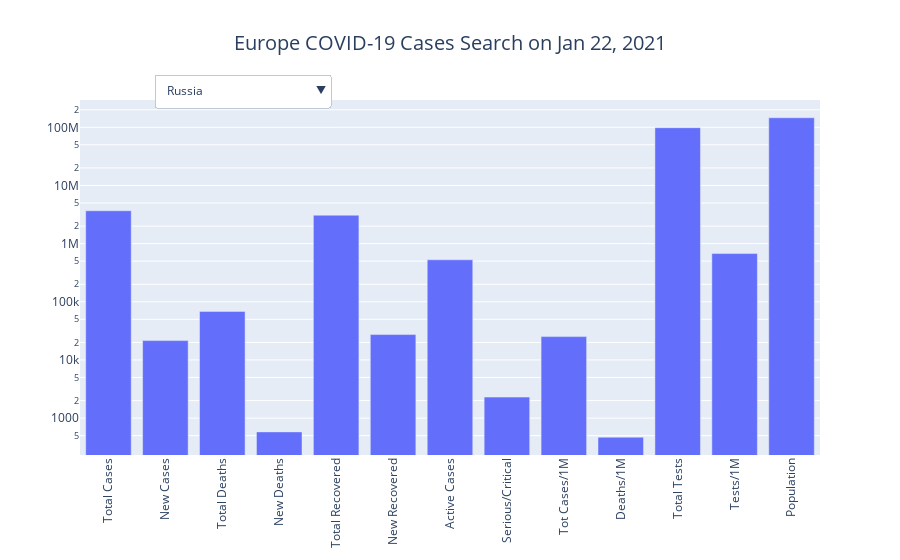

Notebook code for this chart:
### Code cell
country_visualization('Europe')

### Figure 1 — Plotly figure (JSON) as saved in the notebook; plotly's stock layout.template omitted (floating-point values rounded to 4 significant figures; data arrays with more than 128 entries replaced by an {"elided": "..."} marker saying what was removed)
{"data": [{"name": "Russia", "type": "bar", "visible": true, "x": ["Total Cases", "New Cases", "Total Deaths", "New Deaths", "Total Recovered", "New Recovered", "Active Cases", "Serious/Critical", "Tot Cases/1M", "Deaths/1M", "Total Tests", "Tests/1M", "Population"], "y": [3677352, 21513, 68412, 580, 3081536, 27318, 527404, 2300, 25193, 469, 98500000, 674797, 145969720]}, {"name": "UK", "type": "bar", "visible": false, "x": ["Total Cases", "New Cases", "Total Deaths", "New Deaths", "Total Recovered", "New Recovered", "Active Cases", "Serious/Critical", "Tot Cases/1M", "Deaths/1M", "Total Tests", "Tests/1M", "Population"], "y": [3583907, 40261, 95981, 1401, 1600622, 13915, 1887304, 3960, 52638, 1410, 67231066, 987438, 68086356]}, {"name": "France", "type": "bar", "visible": false, "x": ["Total Cases", "New Cases", "Total Deaths", "New Deaths", "Total Recovered", "New Recovered", "Active Cases", "Serious/Critical", "Tot Cases/1M", "Deaths/1M", "Total Tests", "Tests/1M", "Population"], "y": [3011257, 23292, 72647, 429, 215822, 1284, 2722788, 2912, 46076, 1112, 41226104, 630804, 65354806]}, {"name": "Spain", "type": "bar", "visible": false, "x": ["Total Cases", "New Cases", "Total Deaths", "New Deaths", "Total Recovered", "New Recovered", "Active Cases", "Serious/Critical", "Tot Cases/1M", "Deaths/1M", "Total Tests", "Tests/1M", "Population"], "y": [2603472, 42885, 55441, 400, 0, 0, 0, 3908, 55671, 1186, 30165217, 645039, 46764982]}, {"name": "Italy", "type": "bar", "visible": false, "x": ["Total Cases", "New Cases", "Total Deaths", "New Deaths", "Total Recovered", "New Recovered", "Active Cases", "Serious/Critical", "Tot Cases/1M", "Deaths/1M", "Total Tests", "Tests/1M", "Population"], "y": [2441854, 13633, 84674, 472, 1855127, 27676, 502053, 2390, 40420, 1402, 30431493, 503735, 60411677]}, {"name": "Germany", "type": "bar", "visible": false, "x": ["Total Cases", "New Cases", "Total Deaths", "New Deaths", "Total Recovered", "New Recovered", "Active Cases", "Serious/Critical", "Tot Cases/1M", "Deaths/1M", "Total Tests", "Tests/1M", "Population"], "y": [2125261, 16366, 52020, 869, 1780200, 18000, 293041, 4787, 25320, 620, 37449922, 446180, 83934640]}, {"name": "Poland", "type": "bar", "visible": false, "x": ["Total Cases", "New Cases", "Total Deaths", "New Deaths", "Total Recovered", "New Recovered", "Active Cases", "Serious/Critical", "Tot Cases/1M", "Deaths/1M", "Total Tests", "Tests/1M", "Population"], "y": [1464557, 6749, 34907, 345, 1215732, -1, 213918, 1489, 38721, 923, 8238988, 217829, 37823235]}, {"name": "Ukraine", "type": "bar", "visible": false, "x": ["Total Cases", "New Cases", "Total Deaths", "New Deaths", "Total Recovered", "New Recovered", "Active Cases", "Serious/Critical", "Tot Cases/1M", "Deaths/1M", "Total Tests", "Tests/1M", "Population"], "y": [1182969, 5348, 21662, 163, 928969, 14239, 232338, 177, 27142, 497, 6057828, 138988, 43585176]}, {"name": "Netherlands", "type": "bar", "visible": false, "x": ["Total Cases", "New Cases", "Total Deaths", "New Deaths", "Total Recovered", "New Recovered", "Active Cases", "Serious/Critical", "Tot Cases/1M", "Deaths/1M", "Total Tests", "Tests/1M", "Population"], "y": [938628, 5744, 13422, 85, 0, 0, 0, 674, 54711, 782, 6970400, 406290, 17156211]}, {"name": "Czechia", "type": "bar", "visible": false, "x": ["Total Cases", "New Cases", "Total Deaths", "New Deaths", "Total Recovered", "New Recovered", "Active Cases", "Serious/Critical", "Tot Cases/1M", "Deaths/1M", "Total Tests", "Tests/1M", "Population"], "y": [924938, 7509, 15208, 132, 807836, 493, 101894, 1044, 86280, 1419, 5710638, 532701, 10720166]}, {"name": "Romania", "type": "bar", "visible": false, "x": ["Total Cases", "New Cases", "Total Deaths", "New Deaths", "Total Recovered", "New Recovered", "Active Cases", "Serious/Critical", "Tot Cases/1M", "Deaths/1M", "Total Tests", "Tests/1M", "Population"], "y": [706475, 2699, 17628, 74, 645923, 4635, 42924, 997, 36863, 920, 5268464, 274899, 19165090]}, {"name": "Belgium", "type": "bar", "visible": false, "x": ["Total Cases", "New Cases", "Total Deaths", "New Deaths", "Total Recovered", "New Recovered", "Active Cases", "Serious/Critical", "Tot Cases/1M", "Deaths/1M", "Total Tests", "Tests/1M", "Population"], "y": [686827, 2571, 20620, 48, 47675, 160, 618532, 337, 59118, 1775, 7773240, 669070, 11617976]}, {"name": "Portugal", "type": "bar", "visible": false, "x": ["Total Cases", "New Cases", "Total Deaths", "New Deaths", "Total Recovered", "New Recovered", "Active Cases", "Serious/Critical", "Tot Cases/1M", "Deaths/1M", "Total Tests", "Tests/1M", "Population"], "y": [609136, 13987, 9920, 234, 441556, 7319, 157660, 715, 59837, 974, 6722120, 660331, 10179925]}, {"name": "Sweden", "type": "bar", "visible": false, "x": ["Total Cases", "New Cases", "Total Deaths", "New Deaths", "Total Recovered", "New Recovered", "Active Cases", "Serious/Critical", "Tot Cases/1M", "Deaths/1M", "Total Tests", "Tests/1M", "Population"], "y": [547166, -1, 11005, 31, 0, 0, 0, 303, 53990, 1086, 4916367, 485106, 10134622]}, {"name": "Switzerland", "type": "bar", "visible": false, "x": ["Total Cases", "New Cases", "Total Deaths", "New Deaths", "Total Recovered", "New Recovered", "Active Cases", "Serious/Critical", "Tot Cases/1M", "Deaths/1M", "Total Tests", "Tests/1M", "Population"], "y": [509279, 2156, 9034, 63, 317600, -1, 182645, 312, 58604, 1040, 4135714, 475909, 8690134]}, {"name": "Austria", "type": "bar", "visible": false, "x": ["Total Cases", "New Cases", "Total Deaths", "New Deaths", "Total Recovered", "New Recovered", "Active Cases", "Serious/Critical", "Tot Cases/1M", "Deaths/1M", "Total Tests", "Tests/1M", "Population"], "y": [401886, 2088, 7330, 42, 378408, 2048, 16148, 331, 44480, 811, 4156075, 459984, 9035260]}, {"name": "Serbia", "type": "bar", "visible": false, "x": ["Total Cases", "New Cases", "Total Deaths", "New Deaths", "Total Recovered", "New Recovered", "Active Cases", "Serious/Critical", "Tot Cases/1M", "Deaths/1M", "Total Tests", "Tests/1M", "Population"], "y": [380802, 1709, 3849, 19, 31536, -1, 345417, 161, 43683, 442, 2527514, 289936, 8717490]}, {"name": "Hungary", "type": "bar", "visible": false, "x": ["Total Cases", "New Cases", "Total Deaths", "New Deaths", "Total Recovered", "New Recovered", "Active Cases", "Serious/Critical", "Tot Cases/1M", "Deaths/1M", "Total Tests", "Tests/1M", "Population"], "y": [356973, 1311, 11811, 98, 237362, 2086, 107800, 274, 37005, 1224, 3018389, 312900, 9646506]}, {"name": "Belarus", "type": "bar", "visible": false, "x": ["Total Cases", "New Cases", "Total Deaths", "New Deaths", "Total Recovered", "New Recovered", "Active Cases", "Serious/Critical", "Tot Cases/1M", "Deaths/1M", "Total Tests", "Tests/1M", "Population"], "y": [234111, 1813, 1628, 9, 218831, 2087, 13652, -1, 24780, 172, 4330509, 458373, 9447571]}, {"name": "Slovakia", "type": "bar", "visible": false, "x": ["Total Cases", "New Cases", "Total Deaths", "New Deaths", "Total Recovered", "New Recovered", "Active Cases", "Serious/Critical", "Tot Cases/1M", "Deaths/1M", "Total Tests", "Tests/1M", "Population"], "y": [233027, 1785, 3894, 93, 183942, 2813, 45191, 578, 42670, 713, 1658408, 303675, 5461132]}, {"name": "Croatia", "type": "bar", "visible": false, "x": ["Total Cases", "New Cases", "Total Deaths", "New Deaths", "Total Recovered", "New Recovered", "Active Cases", "Serious/Critical", "Tot Cases/1M", "Deaths/1M", "Total Tests", "Tests/1M", "Population"], "y": [227969, 643, 4770, 32, 219878, 796, 3321, 145, 55725, 1166, 1144819, 279842, 4090949]}, {"name": "Bulgaria", "type": "bar", "visible": false, "x": ["Total Cases", "New Cases", "Total Deaths", "New Deaths", "Total Recovered", "New Recovered", "Active Cases", "Serious/Critical", "Tot Cases/1M", "Deaths/1M", "Total Tests", "Tests/1M", "Population"], "y": [214430, 566, 8799, 58, 178602, 1248, 27029, 284, 30992, 1272, 1311036, 189488, 6918840]}, {"name": "Denmark", "type": "bar", "visible": false, "x": ["Total Cases", "New Cases", "Total Deaths", "New Deaths", "Total Recovered", "New Recovered", "Active Cases", "Serious/Critical", "Tot Cases/1M", "Deaths/1M", "Total Tests", "Tests/1M", "Population"], "y": [193038, 773, 1941, 32, 177550, 1547, 13547, 130, 33261, 334, 12431739, 2142046, 5803674]}, {"name": "Ireland", "type": "bar", "visible": false, "x": ["Total Cases", "New Cases", "Total Deaths", "New Deaths", "Total Recovered", "New Recovered", "Active Cases", "Serious/Critical", "Tot Cases/1M", "Deaths/1M", "Total Tests", "Tests/1M", "Population"], "y": [184279, 2357, 2870, 52, 23364, -1, 158045, 218, 37088, 578, 2900940, 583848, 4968657]}, {"name": "Lithuania", "type": "bar", "visible": false, "x": ["Total Cases", "New Cases", "Total Deaths", "New Deaths", "Total Recovered", "New Recovered", "Active Cases", "Serious/Critical", "Tot Cases/1M", "Deaths/1M", "Total Tests", "Tests/1M", "Population"], "y": [174850, 1036, 2591, 37, 114925, 1561, 57334, 172, 64742, 959, 1850397, 685151, 2700715]}, {"name": "Slovenia", "type": "bar", "visible": false, "x": ["Total Cases", "New Cases", "Total Deaths", "New Deaths", "Total Recovered", "New Recovered", "Active Cases", "Serious/Critical", "Tot Cases/1M", "Deaths/1M", "Total Tests", "Tests/1M", "Population"], "y": [155752, 1446, 3309, 25, 133428, 2051, 19015, 186, 74913, 1592, 769373, 370051, 2079099]}, {"name": "Moldova", "type": "bar", "visible": false, "x": ["Total Cases", "New Cases", "Total Deaths", "New Deaths", "Total Recovered", "New Recovered", "Active Cases", "Serious/Critical", "Tot Cases/1M", "Deaths/1M", "Total Tests", "Tests/1M", "Population"], "y": [155302, 514, 3332, 17, 145831, 663, 6139, 226, 38549, 827, 606919, 150650, 4028672]}, {"name": "Greece", "type": "bar", "visible": false, "x": ["Total Cases", "New Cases", "Total Deaths", "New Deaths", "Total Recovered", "New Recovered", "Active Cases", "Serious/Critical", "Tot Cases/1M", "Deaths/1M", "Total Tests", "Tests/1M", "Population"], "y": [151041, 562, 5598, 28, 139168, 420, 6275, 288, 14531, 539, 3930631, 378153, 10394280]}, {"name": "Bosnia and Herzegovina", "type": "bar", "visible": false, "x": ["Total Cases", "New Cases", "Total Deaths", "New Deaths", "Total Recovered", "New Recovered", "Active Cases", "Serious/Critical", "Tot Cases/1M", "Deaths/1M", "Total Tests", "Tests/1M", "Population"], "y": [119420, 214, 4555, 19, 90691, 809, 24174, -1, 36528, 1393, 575996, 176185, 3269277]}, {"name": "North Macedonia", "type": "bar", "visible": false, "x": ["Total Cases", "New Cases", "Total Deaths", "New Deaths", "Total Recovered", "New Recovered", "Active Cases", "Serious/Critical", "Tot Cases/1M", "Deaths/1M", "Total Tests", "Tests/1M", "Population"], "y": [90124, 307, 2768, 14, 76045, 658, 11311, 138, 43260, 1329, 439121, 210779, 2083326]}, {"name": "Albania", "type": "bar", "visible": false, "x": ["Total Cases", "New Cases", "Total Deaths", "New Deaths", "Total Recovered", "New Recovered", "Active Cases", "Serious/Critical", "Tot Cases/1M", "Deaths/1M", "Total Tests", "Tests/1M", "Population"], "y": [70655, 739, 1303, 7, 42895, 469, 26457, 39, 24567, 453, 323375, 112438, 2876025]}, {"name": "Norway", "type": "bar", "visible": false, "x": ["Total Cases", "New Cases", "Total Deaths", "New Deaths", "Total Recovered", "New Recovered", "Active Cases", "Serious/Critical", "Tot Cases/1M", "Deaths/1M", "Total Tests", "Tests/1M", "Population"], "y": [60565, 306, 544, -1, 49835, -1, 10186, 41, 11123, 100, 3259678, 598653, 5445018]}, {"name": "Latvia", "type": "bar", "visible": false, "x": ["Total Cases", "New Cases", "Total Deaths", "New Deaths", "Total Recovered", "New Recovered", "Active Cases", "Serious/Critical", "Tot Cases/1M", "Deaths/1M", "Total Tests", "Tests/1M", "Population"], "y": [59586, 876, 1076, 19, 46981, 4028, 11529, 95, 31790, 574, 1091257, 582199, 1874372]}, {"name": "Montenegro", "type": "bar", "visible": false, "x": ["Total Cases", "New Cases", "Total Deaths", "New Deaths", "Total Recovered", "New Recovered", "Active Cases", "Serious/Critical", "Tot Cases/1M", "Deaths/1M", "Total Tests", "Tests/1M", "Population"], "y": [57482, 484, 765, 3, 48571, 597, 8146, 68, 91516, 1218, 215765, 343514, 628111]}, {"name": "Luxembourg", "type": "bar", "visible": false, "x": ["Total Cases", "New Cases", "Total Deaths", "New Deaths", "Total Recovered", "New Recovered", "Active Cases", "Serious/Critical", "Tot Cases/1M", "Deaths/1M", "Total Tests", "Tests/1M", "Population"], "y": [49438, 119, 562, -1, 46656, 157, 2220, 14, 78267, 890, 1828776, 2895195, 631659]}, {"name": "Finland", "type": "bar", "visible": false, "x": ["Total Cases", "New Cases", "Total Deaths", "New Deaths", "Total Recovered", "New Recovered", "Active Cases", "Serious/Critical", "Tot Cases/1M", "Deaths/1M", "Total Tests", "Tests/1M", "Population"], "y": [41915, 350, 644, 6, 31000, -1, 10271, 24, 7558, 116, 2699723, 486826, 5545566]}, {"name": "Estonia", "type": "bar", "visible": false, "x": ["Total Cases", "New Cases", "Total Deaths", "New Deaths", "Total Recovered", "New Recovered", "Active Cases", "Serious/Critical", "Tot Cases/1M", "Deaths/1M", "Total Tests", "Tests/1M", "Population"], "y": [39697, 486, 358, 4, 29167, 424, 10172, 45, 29914, 270, 731562, 551274, 1327038]}, {"name": "Malta", "type": "bar", "visible": false, "x": ["Total Cases", "New Cases", "Total Deaths", "New Deaths", "Total Recovered", "New Recovered", "Active Cases", "Serious/Critical", "Tot Cases/1M", "Deaths/1M", "Total Tests", "Tests/1M", "Population"], "y": [16423, 143, 248, 3, 13435, 201, 2740, 18, 37139, 561, 583863, 1320345, 442205]}, {"name": "Andorra", "type": "bar", "visible": false, "x": ["Total Cases", "New Cases", "Total Deaths", "New Deaths", "Total Recovered", "New Recovered", "Active Cases", "Serious/Critical", "Tot Cases/1M", "Deaths/1M", "Total Tests", "Tests/1M", "Population"], "y": [9416, 37, 93, -1, 8537, 63, 786, 15, 121756, 1203, 180088, 2328674, 77335]}, {"name": "Iceland", "type": "bar", "visible": false, "x": ["Total Cases", "New Cases", "Total Deaths", "New Deaths", "Total Recovered", "New Recovered", "Active Cases", "Serious/Critical", "Tot Cases/1M", "Deaths/1M", "Total Tests", "Tests/1M", "Population"], "y": [5981, -1, 29, -1, 5868, 22, 84, -1, 17463, 85, 465570, 1359384, 342486]}, {"name": "Gibraltar", "type": "bar", "visible": false, "x": ["Total Cases", "New Cases", "Total Deaths", "New Deaths", "Total Recovered", "New Recovered", "Active Cases", "Serious/Critical", "Tot Cases/1M", "Deaths/1M", "Total Tests", "Tests/1M", "Population"], "y": [3905, 24, 59, -1, 3097, 64, 749, 103, 115927, 1752, 148195, 4399436, 33685]}, {"name": "Channel Islands", "type": "bar", "visible": false, "x": ["Total Cases", "New Cases", "Total Deaths", "New Deaths", "Total Recovered", "New Recovered", "Active Cases", "Serious/Critical", "Tot Cases/1M", "Deaths/1M", "Total Tests", "Tests/1M", "Population"], "y": [3414, 7, 78, -1, 3148, -1, 188, 10, 19535, 446, 301532, 1725396, 174761]}, {"name": "San Marino", "type": "bar", "visible": false, "x": ["Total Cases", "New Cases", "Total Deaths", "New Deaths", "Total Recovered", "New Recovered", "Active Cases", "Serious/Critical", "Tot Cases/1M", "Deaths/1M", "Total Tests", "Tests/1M", "Population"], "y": [2861, 24, 65, -1, 2596, 39, 200, 10, 84219, 1913, 31974, 941215, 33971]}, {"name": "Liechtenstein", "type": "bar", "visible": false, "x": ["Total Cases", "New Cases", "Total Deaths", "New Deaths", "Total Recovered", "New Recovered", "Active Cases", "Serious/Critical", "Tot Cases/1M", "Deaths/1M", "Total Tests", "Tests/1M", "Population"], "y": [2432, 17, 52, 1, 2322, -1, 58, 6, 63682, 1362, 23431, 613538, 38190]}, {"name": "Monaco", "type": "bar", "visible": false, "x": ["Total Cases", "New Cases", "Total Deaths", "New Deaths", "Total Recovered", "New Recovered", "Active Cases", "Serious/Critical", "Tot Cases/1M", "Deaths/1M", "Total Tests", "Tests/1M", "Population"], "y": [1311, 24, 9, -1, 1078, 20, 224, 8, 33276, 228, 51953, 1318671, 39398]}, {"name": "Faeroe Islands", "type": "bar", "visible": false, "x": ["Total Cases", "New Cases", "Total Deaths", "New Deaths", "Total Recovered", "New Recovered", "Active Cases", "Serious/Critical", "Tot Cases/1M", "Deaths/1M", "Total Tests", "Tests/1M", "Population"], "y": [652, -1, 1, -1, 644, -1, 7, -1, 13315, 20, 217483, 4441420, 48967]}, {"name": "Isle of Man", "type": "bar", "visible": false, "x": ["Total Cases", "New Cases", "Total Deaths", "New Deaths", "Total Recovered", "New Recovered", "Active Cases", "Serious/Critical", "Tot Cases/1M", "Deaths/1M", "Total Tests", "Tests/1M", "Population"], "y": [432, -1, 25, -1, 357, -1, 50, 1, 5065, 293, 26311, 308503, 85286]}, {"name": "Vatican City", "type": "bar", "visible": false, "x": ["Total Cases", "New Cases", "Total Deaths", "New Deaths", "Total Recovered", "New Recovered", "Active Cases", "Serious/Critical", "Tot Cases/1M", "Deaths/1M", "Total Tests", "Tests/1M", "Population"], "y": [27, -1, -1, -1, 15, -1, 12, -1, 33666, -1, -1, -1, 802]}], "layout": {"title": {"font": {"size": 20}, "text": "Europe COVID-19 Cases Search on Jan 22, 2021", "x": 0.5, "xanchor": "center"}, "updatemenus": [{"buttons": [{"args": [{"visible": {"elided": "207 bool values"}}], "label": "Russia", "method": "update"}, {"args": [{"visible": {"elided": "207 bool values"}}], "label": "UK", "method": "update"}, {"args": [{"visible": {"elided": "207 bool values"}}], "label": "France", "method": "update"}, {"args": [{"visible": {"elided": "207 bool values"}}], "label": "Spain", "method": "update"}, {"args": [{"visible": {"elided": "207 bool values"}}], "label": "Italy", "method": "update"}, {"args": [{"visible": {"elided": "207 bool values"}}], "label": "Germany", "method": "update"}, {"args": [{"visible": {"elided": "207 bool values"}}], "label": "Poland", "method": "update"}, {"args": [{"visible": {"elided": "207 bool values"}}], "label": "Ukraine", "method": "update"}, {"args": [{"visible": {"elided": "207 bool values"}}], "label": "Netherlands", "method": "update"}, {"args": [{"visible": {"elided": "207 bool values"}}], "label": "Czechia", "method": "update"}, {"args": [{"visible": {"elided": "207 bool values"}}], "label": "Romania", "method": "update"}, {"args": [{"visible": {"elided": "207 bool values"}}], "label": "Belgium", "method": "update"}, {"args": [{"visible": {"elided": "207 bool values"}}], "label": "Portugal", "method": "update"}, {"args": [{"visible": {"elided": "207 bool values"}}], "label": "Sweden", "method": "update"}, {"args": [{"visible": {"elided": "207 bool values"}}], "label": "Switzerland", "method": "update"}, {"args": [{"visible": {"elided": "207 bool values"}}], "label": "Austria", "method": "update"}, {"args": [{"visible": {"elided": "207 bool values"}}], "label": "Serbia", "method": "update"}, {"args": [{"visible": {"elided": "207 bool values"}}], "label": "Hungary", "method": "update"}, {"args": [{"visible": {"elided": "207 bool values"}}], "label": "Belarus", "method": "update"}, {"args": [{"visible": {"elided": "207 bool values"}}], "label": "Slovakia", "method": "update"}, {"args": [{"visible": {"elided": "207 bool values"}}], "label": "Croatia", "method": "update"}, {"args": [{"visible": {"elided": "207 bool values"}}], "label": "Bulgaria", "method": "update"}, {"args": [{"visible": {"elided": "207 bool values"}}], "label": "Denmark", "method": "update"}, {"args": [{"visible": {"elided": "207 bool values"}}], "label": "Ireland", "method": "update"}, {"args": [{"visible": {"elided": "207 bool values"}}], "label": "Lithuania", "method": "update"}, {"args": [{"visible": {"elided": "207 bool values"}}], "label": "Slovenia", "method": "update"}, {"args": [{"visible": {"elided": "207 bool values"}}], "label": "Moldova", "method": "update"}, {"args": [{"visible": {"elided": "207 bool values"}}], "label": "Greece", "method": "update"}, {"args": [{"visible": {"elided": "207 bool values"}}], "label": "Bosnia and Herzegovina", "method": "update"}, {"args": [{"visible": {"elided": "207 bool values"}}], "label": "North Macedonia", "method": "update"}, {"args": [{"visible": {"elided": "207 bool values"}}], "label": "Albania", "method": "update"}, {"args": [{"visible": {"elided": "207 bool values"}}], "label": "Norway", "method": "update"}, {"args": [{"visible": {"elided": "207 bool values"}}], "label": "Latvia", "method": "update"}, {"args": [{"visible": {"elided": "207 bool values"}}], "label": "Montenegro", "method": "update"}, {"args": [{"visible": {"elided": "207 bool values"}}], "label": "Luxembourg", "method": "update"}, {"args": [{"visible": {"elided": "207 bool values"}}], "label": "Finland", "method": "update"}, {"args": [{"visible": {"elided": "207 bool values"}}], "label": "Estonia", "method": "update"}, {"args": [{"visible": {"elided": "207 bool values"}}], "label": "Malta", "method": "update"}, {"args": [{"visible": {"elided": "207 bool values"}}], "label": "Andorra", "method": "update"}, {"args": [{"visible": {"elided": "207 bool values"}}], "label": "Iceland", "method": "update"}, {"args": [{"visible": {"elided": "207 bool values"}}], "label": "Gibraltar", "method": "update"}, {"args": [{"visible": {"elided": "207 bool values"}}], "label": "Channel Islands", "method": "update"}, {"args": [{"visible": {"elided": "207 bool values"}}], "label": "San Marino", "method": "update"}, {"args": [{"visible": {"elided": "207 bool values"}}], "label": "Liechtenstein", "method": "update"}, {"args": [{"visible": {"elided": "207 bool values"}}], "label": "Monaco", "method": "update"}, {"args": [{"visible": {"elided": "207 bool values"}}], "label": "Faeroe Islands", "method": "update"}, {"args": [{"visible": {"elided": "207 bool values"}}], "label": "Isle of Man", "method": "update"}, {"args": [{"visible": {"elided": "207 bool values"}}], "label": "Vatican City", "method": "update"}], "direction": "down", "pad": {"r": 10, "t": 10}, "showactive": true, "x": 0.1, "xanchor": "left", "y": 1.1, "yanchor": "top"}], "xaxis": {"tickangle": -90}, "yaxis": {"type": "log"}}}
